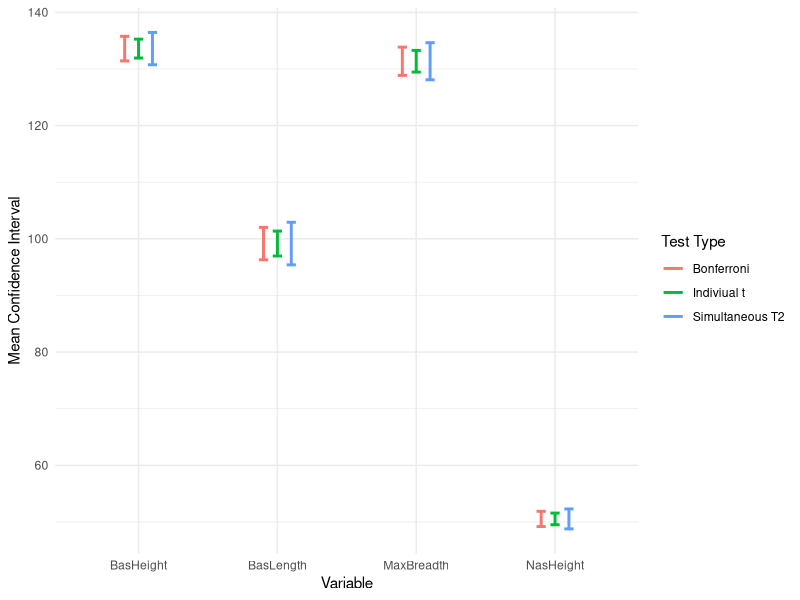

Write R code to recreate this figure.
## ---- chunk 1
library(readr)
library(tidyverse)
library(knitr)

rm(list = ls())
CA1 <- read.csv2("CA1.csv", header = T, sep =",")

Q1 <- CA1 |>
  filter(TimePeriod == 1) |>
  select(-TimePeriod)
  
Q1mean <- Q1 |>
  summarise(
    MB = mean(MaxBreadth),
    BH = mean(BasHeight),
    BL = mean(BasLength),
    NH = mean(NasHeight)
  )

#Individual t
n <- nrow(Q1)
p <- ncol(Q1mean) 
alpha <- 0.05
tstat <- qt((1 - alpha/2), n - 1)
fstat <- qf(1 - alpha, p, n-p)
S <- cov(Q1)

varnames <- colnames(Q1mean)

lower1 <- numeric(4)
upper1 <- numeric(4)

for (i in 1:4){
  lower1[i] <- Q1mean[,i] - tstat*sqrt(S[i,i]/n)
  upper1[i] <- Q1mean[,i] + tstat*sqrt(S[i,i]/n)
}
IT_CI <- cbind(lower = lower1,upper = upper1)
rownames(IT_CI) <- varnames
#extraction
MB_Individual_t <- IT_CI["MB",]
BH_Individual_t <- IT_CI["BH",]
BL_Individual_t <- IT_CI["BL",]
NH_Individual_t <- IT_CI["NH",]


#Simultaneous T^2

margin <- sqrt((p*(n-1)/(n-p))*fstat)

lower2 <- numeric(4)
upper2 <- numeric(4)

for (i in 1:4){
  lower2[i] <- Q1mean[,i] - margin*sqrt(S[i,i]/n)
  upper2[i] <- Q1mean[,i] + margin*sqrt(S[i,i]/n)
}

#extraction
names(lower2) <- varnames
names(upper2) <- varnames


ST_CI <- cbind(lower = lower2, upper = upper2)
rownames(ST_CI) <- varnames

MB_Simultaneous_T2 <- ST_CI["MB", ]
BH_Simultaneous_T2 <- ST_CI["BH",]
BL_Simultaneous_T2 <- ST_CI["BL",]
NH_Simultaneous_T2 <- ST_CI["NH",]



#95% Bonferroni 
margin3 <- qt(1 - (alpha/(2*p)), n - 1)

lower3 <- numeric(4)
upper3 <- numeric(4)

for (i in 1:4){
  lower3[i] <- Q1mean[,i] - margin3*sqrt(S[i,i]/n)
  upper3[i] <- Q1mean[,i] + margin3*sqrt(S[i,i]/n)
}
names(lower3) <- varnames
names(upper3) <- varnames

BT_CI <- cbind(lower = lower3, upper = upper3)
rownames(BT_CI) <- varnames

MB_Bonferroni <- BT_CI["MB", ]
BH_Bonferroni <- BT_CI["BH",]
BL_Bonferroni <- BT_CI["BL",]
NH_Bonferroni <- BT_CI["NH",]



## ---- chunk 2
library(dplyr)
library(knitr)
#now we do the tables 

#maxbreadth
c.i_MB <- rbind(MB_Individual_t, MB_Simultaneous_T2, MB_Bonferroni)
row.names(c.i_MB) <- c("Individual t", "Simultaneous $T^2$", "Bonferroni")
kable(c.i_MB,
caption = paste0("Confidence intervals for ", colnames(CA1)[1]),
col.names = c("Lower Bound","Upper Bound"),
align = c("c","c"))


#BasHeight
c.i_MB <- rbind(BH_Individual_t, BH_Simultaneous_T2, BH_Bonferroni)
row.names(c.i_MB) <- c("Individual t", "Simultaneous $T^2$", "Bonferroni")
kable(c.i_MB,
caption = paste0("Confidence intervals for ", colnames(CA1)[2]),
col.names = c("Lower Bound","Upper Bound"),
align = c("c","c"))


#BasLength
c.i_MB <- rbind(BL_Individual_t, BL_Simultaneous_T2, BL_Bonferroni)
row.names(c.i_MB) <- c("Individual t", "Simultaneous $T^2$", "Bonferroni")
kable(c.i_MB,
caption = paste0("Confidence intervals for ", colnames(CA1)[i]),
col.names = c("Lower Bound","Upper Bound"),
align = c("c","c"))


#Nasheight
c.i_MB <- rbind(NH_Individual_t, NH_Simultaneous_T2, NH_Bonferroni)
row.names(c.i_MB) <- c("Individual t", "Simultaneous $T^2$", "Bonferroni")
kable(c.i_MB,
caption = paste0("Confidence intervals for ", colnames(CA1)[i]),
col.names = c("Lower Bound","Upper Bound"),
align = c("c","c"))


library(ggplot2)
individualLower <- c(MB_Individual_t[1],BH_Individual_t[1],BL_Individual_t[1],
NH_Individual_t[1])

simultaneousLower <- c(MB_Simultaneous_T2[1], BH_Simultaneous_T2[1],
BL_Simultaneous_T2[1], NH_Simultaneous_T2[1])

bonferroniLower <- c(MB_Bonferroni[1], BH_Bonferroni[1], BL_Bonferroni[1],
NH_Bonferroni[1])

individualUpper <- c(MB_Individual_t[2],BH_Individual_t[2],BL_Individual_t[2],
NH_Individual_t[2])

simultaneousUpper <- c(MB_Simultaneous_T2[2], BH_Simultaneous_T2[2],
BL_Simultaneous_T2[2], NH_Simultaneous_T2[2])

bonferroniUpper <- c(MB_Bonferroni[2], BH_Bonferroni[2], BL_Bonferroni[2],
NH_Bonferroni[2])


dat <- data.frame(
method = c("MaxBreadth", "BasHeight", "BasLength", "NasHeight"),
lower = c(individualLower, simultaneousLower, bonferroniLower),
upper = c(individualUpper, simultaneousUpper, bonferroniUpper)
)

dat$group <- rep(c( "Indiviual t", "Simultaneous T2", "Bonferroni"),
each = nrow(dat) / 3)

Q1_plot <- ggplot(dat, aes(x = method)) +
geom_errorbar(aes(ymin = lower, ymax = upper, color = group), width = 0.2,
size =1, position = position_dodge(width = 0.3)) + # Set colors for the groups
labs(x = "Variable", y = "Mean Confidence Interval", color = "Test Type") +
theme_minimal()

# Save plot 
# ggsave("Q1_plot.png", Q1_plot, width = 6, height = 3.5)
# rm(list = ls())
## ---- chunk 3
library(readxl)
library(tidyverse)
library(knitr)
data <- read.table("CA5.txt", header = T, sep = ",")

#we can look at the decreases between each variable. 
#we construct the contrast matrix which has q dimensions


n <- nrow(data)
q <- ncol(data)
alpha <- 0.05


#get mean weights
Xm <- colMeans(data)
S <- cov(data)


C <- matrix(c(
  1, -1, 0,0,0,
  0,1,-1,0,0,
  0,0,1,-1,0,
  0,0,0, 1,-1
  ), nrow= 4, ncol = 5, byrow = TRUE)


#we construct new Hotelling T^2 statistic
T_2hotelling <- n*t(C%*%Xm)%*%solve(C%*%S%*%t(C))%*%(C%*%Xm)

T2 <- as.numeric(T_2hotelling)
Fstat <- T_2hotelling*((n-q+1)/((n-1)*(q-1)))


#lets find p-value


p_val <- 1-pf(Fstat, q-1, n-q+1)
p_val <- round(p_val , 3)



Fcrit <- qf(1-alpha, q-1, n-q+1)
critic_value <- ((n-1)*(q-1)/(n-q+1) * Fcrit)

S1 <- matrix(diag(C%*%S%*%t(C))/n, 4)

CI_l <- round( C%*%Xm - sqrt(critic_value)*S1, 3)
CI_U <- round( C%*%Xm + sqrt(critic_value)*S1, 3)

Ci_w <- cbind(CI_l, CI_U)
## ---- chunk 4
#| label: tbl-Q2
#| tbl-cap: "Confidence intervals for repeated measures"

kable(Ci_w,
col.names = c("Lower Bound","Upper Bound"),
align = c("c","c"))
